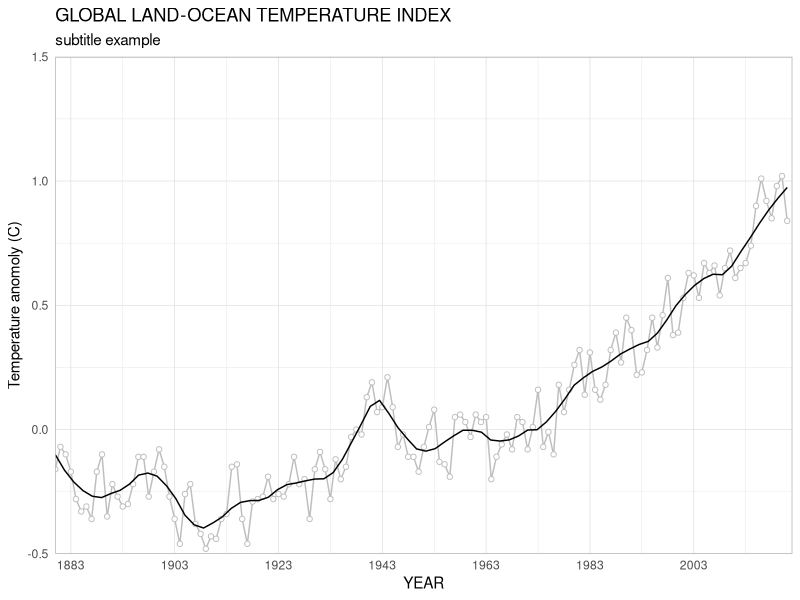
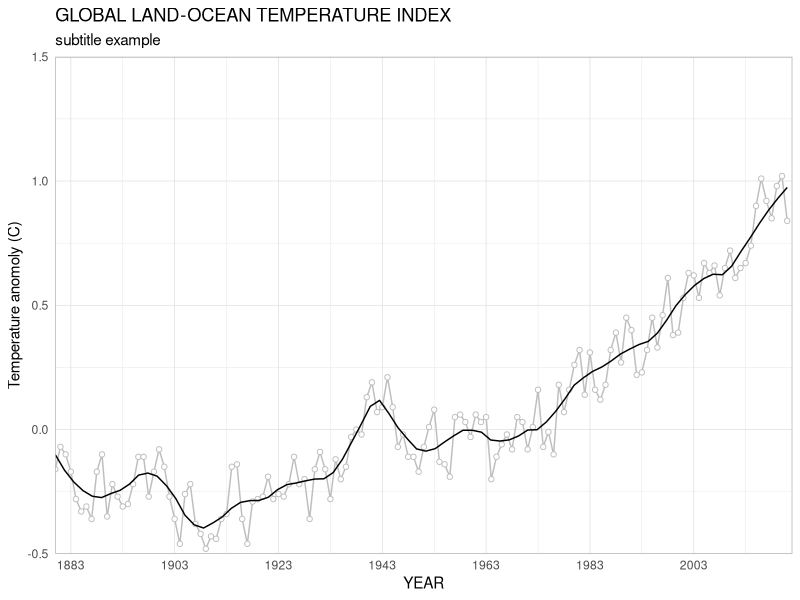

R code for these plots, in order:
library(tidyverse)

read_csv("data/GLB.Ts+dSST.csv", skip = 1, na = "***") |> 
  
  select(year = Year, t_diff = `J-D`) |> 
  
  ggplot(aes(x = year, y = t_diff)) + 
  
  geom_line(color = 'gray') +
  
  geom_point(fill = 'white', color = 'gray', shape = 21) +
  
  geom_smooth(se = F, color = 'black', size = 0.5, span = 0.15) +
  
  scale_x_continuous(breaks =  seq(1883, 2023, 20), expand = c(0,0)) +
  
  scale_y_continuous(limits =  c(-0.5, 1.5), expand = c(0,0)) +
  
  labs(x = 'YEAR', 
       y = "Temperature anomoly (C)",
       subtitle = 'subtitle example',
       title = 'GLOBAL LAND-OCEAN TEMPERATURE INDEX') +
  
  theme_light() + 
  
  theme(axis.ticks = element_blank())


ggsave('figures/temperature_index_plot.png', width = 7, height = 4)

